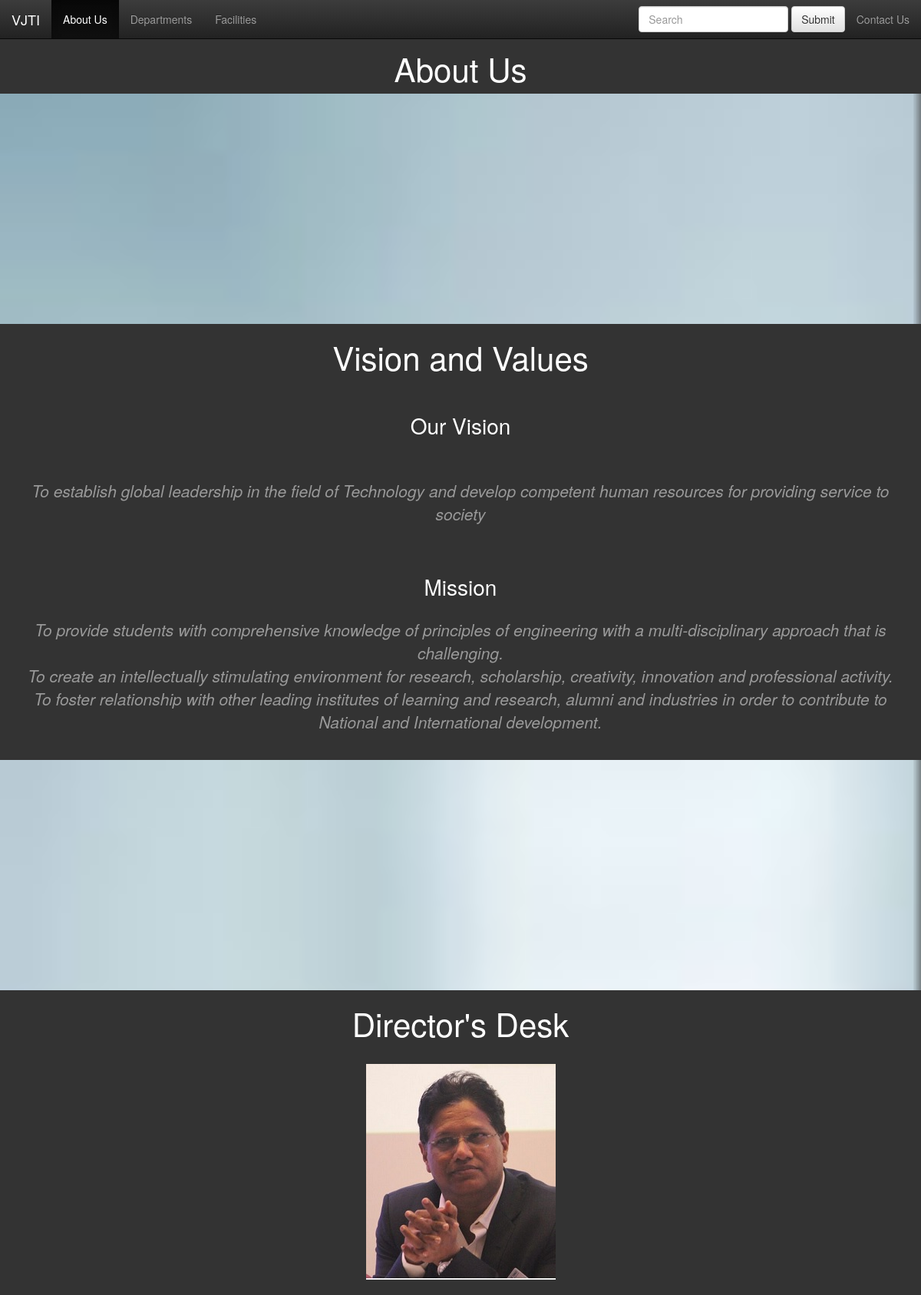
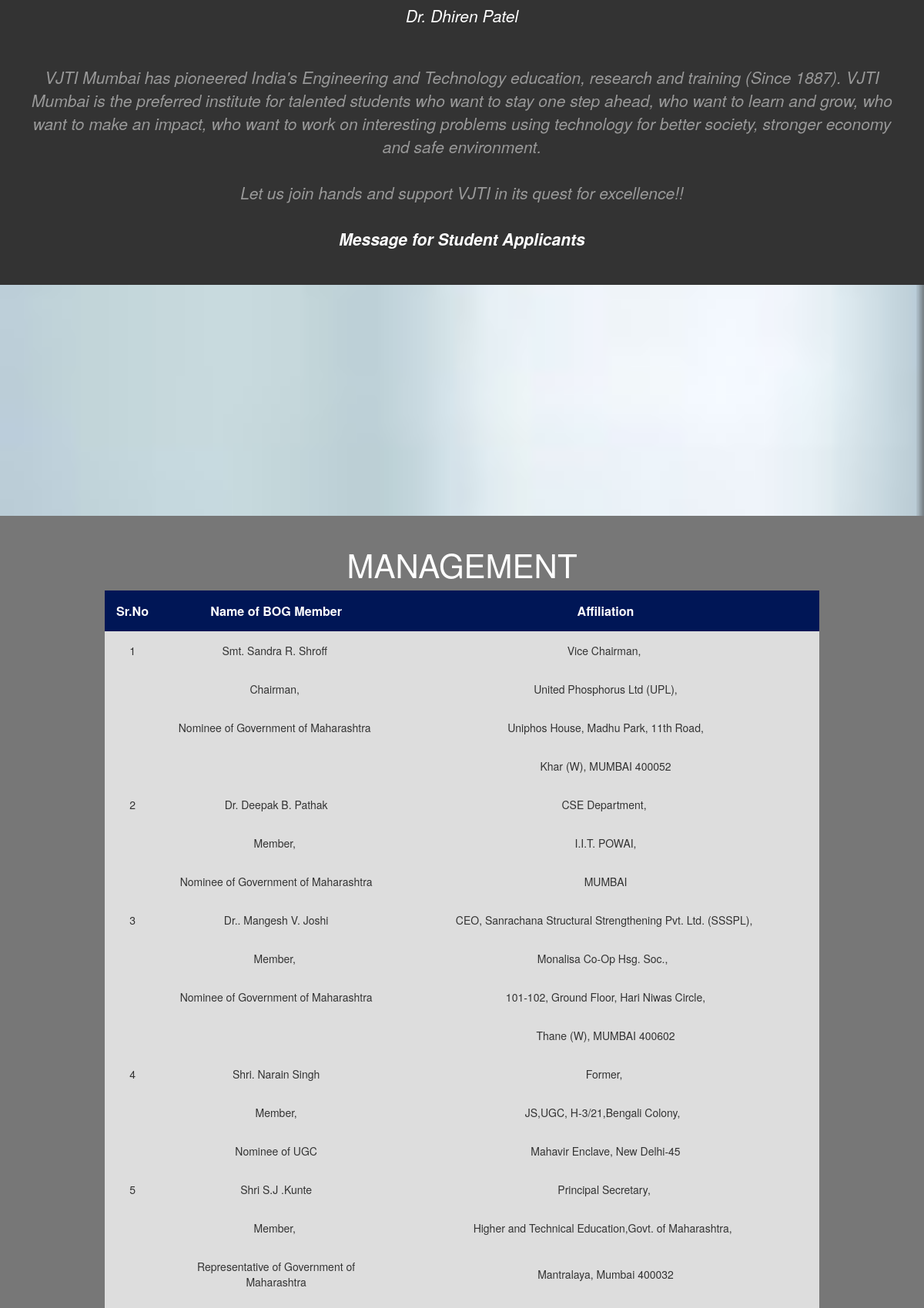
Page /AboutUs.php (upper part) on the committed database (2 pictures, top to bottom).
### tables this page shows
CREATE TABLE `manage` (
  `manage_id` int(11) NOT NULL AUTO_INCREMENT,
  `id` int(11) DEFAULT NULL,
  `name` varchar(45) DEFAULT NULL,
  `affiliation` varchar(255) DEFAULT NULL,
  PRIMARY KEY (`manage_id`)
);

### AboutUs.php (the view, shortened to what this page needs)
<!DOCTYPE html>
<html lang = "en">
<head>
<link rel="stylesheet" href="https://maxcdn.bootstrapcdn.com/bootstrap/3.3.7/css/bootstrap.min.css">
<link rel="stylesheet" href="https://maxcdn.bootstrapcdn.com/bootstrap/3.3.7/css/bootstrap-theme.min.css">
    <link rel="stylesheet" type="text/css" href="styles/main.css">
</head>
<body>
    <nav class="navbar navbar-inverse navbar-fixed-top "  role="navigation" >
              <div class="container-fluid">
                <div class="navbar-header">
                  <a class="navbar-brand" href="index.php">VJTI</a>
                </div>
                <div class="collapse navbar-collapse" id="bs-example-navbar-collapse-1">
                  <ul class="nav navbar-nav">
                 <li class="active";><a href="#">About Us <span class="sr-only">(current)</span></a></li>
                    <li ><a href="departments.php">Departments</a></li>
                    <li><a href="facilities.php">Facilities</a></li>
                  </ul>
                  <ul class="nav navbar-nav navbar-right">
                    <li>
                  <form class="navbar-form navbar-right">
                    <div class="form-group">
                      <input type="text" class="form-control" placeholder="Search">
                    </div>
                    <button type="submit" class="btn btn-default">Submit</button>
                  </form>
                    </li>
                                        <li><a href="contactus.php">Contact Us</a></li>
                  </ul>
                </div>
              </div>
            </nav>
              <h1><br>About Us</h1>
                        <div class="fixed-bg"></div>
                        <div class="vision">
                          <h1>Vision and Values</h1><br>
                          <h2>Our Vision</h2><br>
                          <p>To establish global leadership in the field of Technology and develop competent human resources for providing service to society</p><br>
                          <h2>Mission</h2>
                          <p>To provide students with comprehensive knowledge of principles of engineering with a multi-disciplinary approach that is challenging.<br>
                            To create an intellectually stimulating environment for research, scholarship, creativity, innovation and professional activity.<br>
                            To foster relationship with other leading institutes of learning and research,
                            alumni and industries in order to contribute to National and International development.<br></p>
                        </div>
                        <div class="fixed-bg"></div>
                        <div class="director">
                          <h1>Director's Desk</h1><br>
                              <a href="Prof. Dhiren Patel.html">
                                <img src="DPatel.jpg" align>
                                <div class="caption">
                                  <p style="color:white;">Dr. Dhiren Patel</p>
                                </div>
                              </a>
                          <p>VJTI Mumbai has pioneered India's Engineering and Technology education, research and training (Since 1887).
                           VJTI Mumbai is the preferred institute for talented students who want to stay one step ahead, who want to learn and grow, who want to make an impact,
                           who want to work on interesting problems using technology for better society, stronger economy and safe environment.<br><br>
                           Let us join hands and support VJTI in its quest for excellence!!<br><br>
                           <a data-toggle="modal" href="#MessageModal" style="color:white;"><strong>Message for Student Applicants</strong></a></p><br>
                        </div>
                            <div class="fixed-bg"></div>
    <div class="div1" style="height:auto" style="overflow-x:auto;" align="center;" ><h1>MANAGEMENT</h1>
<table class="contactstable1">
<tr>
<th>Sr.No</th>
<th>Name of BOG Member</th>
<th>Affiliation</th>
</tr>
<?php
$servername = "localhost";
$username = "root";
$password = "ajay";
$dbname = "college";
$conn = new mysqli($servername, $username, $password, $dbname);
$sql = "SELECT id, name, affiliation FROM manage";
$result = $conn->query($sql);
if ($result->num_rows > 0) {
    while($row = $result->fetch_assoc()) {
        echo "<tr>";
    echo "<td> ". $row["id"]. "</td>";
    echo "<td>". $row["name"]. "</td>";
    echo "<td>". $row["affiliation"]. "</td>";
    echo "</tr>";}
} else {
    echo "0 results";
}
?>
</table>
</div>
  </body>
</html>

### styles/main.css (style rules this page uses)
body { background: #333; }
div { -webkit-flex-wrap: wrap; flex-wrap: wrap; -webkit-align-content: center; align-content: center; }
table { border-collapse: collapse; text-align: center; vertical-align: center; }
.contactstable1 { padding: 20px; float:center; width: 80%; margin-left: 10%; margin-right: 10%; }
.div1 { background-color:#777; padding: 20px; align-content: center; }
table, th, td { font-size: auto; text-align: center; padding:15px; }
th { background-color: #001656; color :white; font-size: 115%; }
td { background-color:#dddddd; }
p { text-align: center; vertical-align: center; padding: 10px; margin: 15px; }
img { display: block; margin: 0 auto; }
h1 { text-align: center; color: white; font-size: 300%; }
h2 { text-align: center; color: white; font-size: 200%; }
.vision p { text-align: center; color: #999; font-style: italic; font-size: 150%; }
.vision { padding-bottom: 10px; }
.director p { text-align: center; color: #999; font-style: italic; font-size: 150%; }

### AboutUs.php (style rules this page uses)
.fixed-bg { background-image: url("aboutus.jpg"); min-height: 300px; background-attachment: fixed; background-repeat: no-repeat; background-size: cover; }

### rows in the picture
manage: id "1", name "Smt. Sandra R. Shroff", affiliation "Vice Chairman,"
manage: name "Chairman,", affiliation "United Phosphorus Ltd (UPL),"
manage: name "Nominee of Government of Maharashtra", affiliation "Uniphos House, Madhu Park, 11th Road,"
manage: affiliation "Khar (W), MUMBAI 400052"
manage: id "2", name "Dr. Deepak B. Pathak", affiliation "CSE Department,"
manage: name "Member,", affiliation "I.I.T. POWAI,"
manage: name "Nominee of Government of Maharashtra", affiliation "MUMBAI"
manage: id "3", name "Dr.. Mangesh V. Joshi", affiliation "CEO, Sanrachana Structural Strengthening Pvt. Ltd. (SSSPL),"
manage: name "Member,", affiliation "Monalisa Co-Op Hsg. Soc.,"
manage: name "Nominee of Government of Maharashtra", affiliation "101-102, Ground Floor, Hari Niwas Circle,"
manage: affiliation "Thane (W), MUMBAI 400602"
manage: id "4", name "Shri. Narain Singh", affiliation "Former,"
manage: name "Member,", affiliation "JS,UGC, H-3/21,Bengali Colony,"
manage: name "Nominee of UGC", affiliation "Mahavir Enclave, New Delhi-45"
manage: id "5", name "Shri S.J .Kunte", affiliation "Principal Secretary,"
manage: name "Member,", affiliation "Higher and Technical Education,Govt. of Maharashtra,"
manage: name "Representative of Government of Maharashtra", affiliation "Mantralaya, Mumbai 400032"
